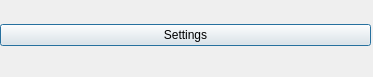
<?xml version="1.0" encoding="UTF-8"?>
<ui version="4.0">
 <class>Dialog</class>
 <widget class="QDialog" name="Dialog">
  <property name="geometry">
   <rect>
    <x>0</x>
    <y>0</y>
    <width>373</width>
    <height>77</height>
   </rect>
  </property>
  <property name="windowTitle">
   <string>Dialog</string>
  </property>
  <widget class="QWidget" name="horizontalLayoutWidget">
   <property name="geometry">
    <rect>
     <x>0</x>
     <y>0</y>
     <width>371</width>
     <height>71</height>
    </rect>
   </property>
   <layout class="QHBoxLayout" name="horizontalLayout">
    <item>
     <widget class="QPushButton" name="pushButton">
      <property name="text">
       <string>Settings</string>
      </property>
     </widget>
    </item>
   </layout>
  </widget>
 </widget>
 <resources/>
 <connections/>
</ui>
